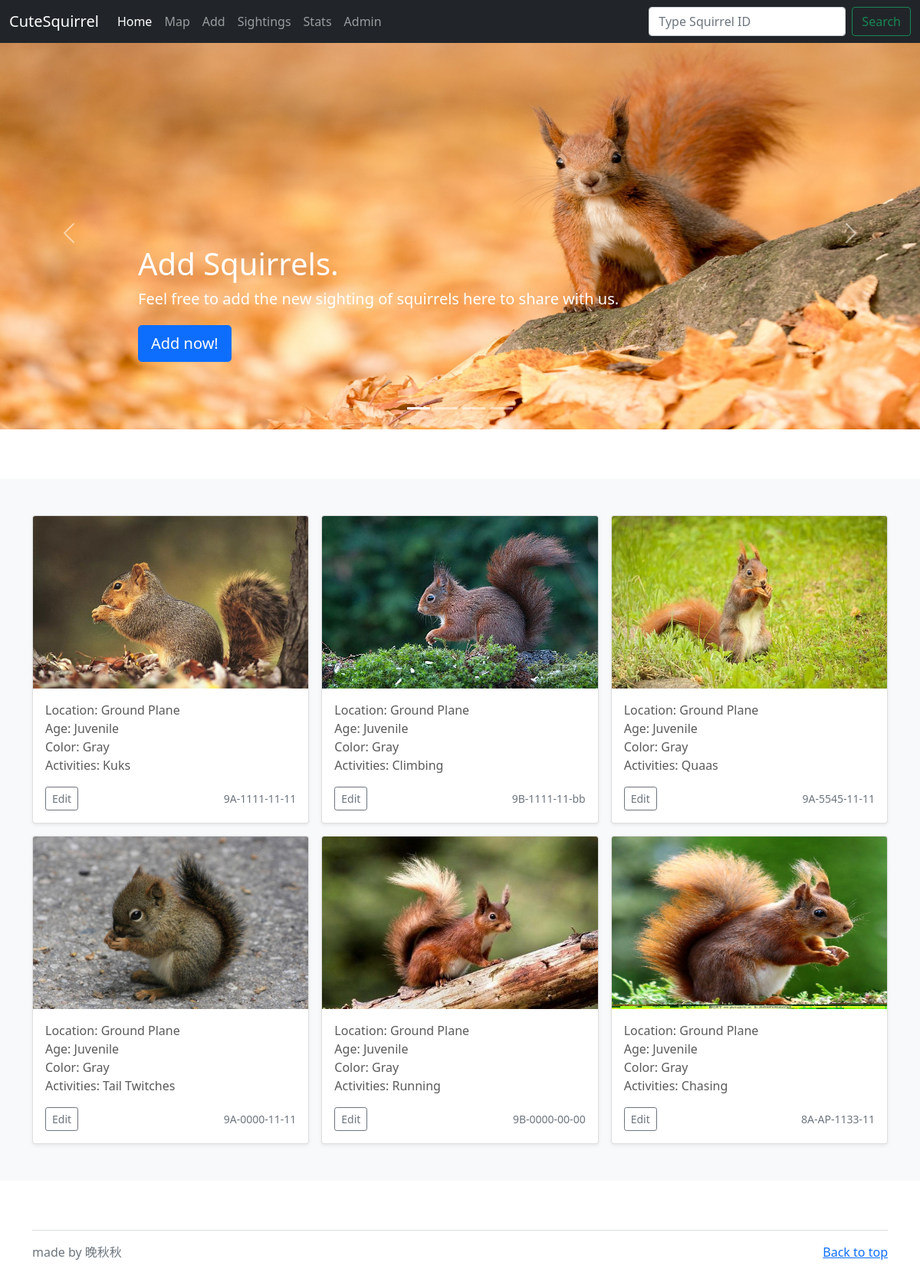
The page / on the database its author committed.
### squirrel/models.py (models this page shows, shortened)
class biaoge(models.Model):
    xx = models.FloatField (help_text = ('Latitude'), null = True)
    yy = models.FloatField (help_text = ('Longtitude'), null = True)
    Unique_Squirrel_ID = models.CharField(max_length = 100, help_text = ('The Unique Squirrel ID'), unique = True, primary_key = True)
    ADULT, JUVENILE = 'Adult', 'Juvenile'
    AGE_CHOICES = ((ADULT,'Adult'), (JUVENILE,'Juvenile'))
    age = models.CharField(max_length = 100, help_text = ('Age'), choices = AGE_CHOICES, null = True)
    PM, AM = 'PM', 'AM'
    SHIFT_CHOICES = ((PM,'PM'), (AM,'AM'))
    shift = models.CharField(max_length = 100, default='', help_text = ('Shift'), choices = SHIFT_CHOICES, null = True)
    date = models.DateField(default='1000-10-10', help_text = ('date'), null = True)
    GRAY, CINNAMON, BLACK = 'Gray', 'Cinnamon', 'Black'
    FUR_COLOR_CHOICES = ((GRAY,'Gray'), (CINNAMON,'Cinnamon'), (BLACK,'Black'))
    primary_fur_color = models.CharField(max_length = 100, help_text = ('Primary Fur Color'), choices = FUR_COLOR_CHOICES, null = True)
    GROUND_PLANE, ABOVE_GROUND = 'Ground Plane', 'Above Ground'
    LOCATION_CHOICES = ((GROUND_PLANE,'Ground Plane'),(ABOVE_GROUND,'Above Ground'))
    location = models.CharField(max_length = 100, help_text = ('Location'), choices = LOCATION_CHOICES, null = True)
    specific_location = models.CharField(max_length = 100, help_text = ('Specific Location'), null = True)
    foraging = models.BooleanField(help_text = ('Foraging'), default = False)
    climbing = models.BooleanField(help_text = ('Climbing'), default = False)
    eating = models.BooleanField(help_text = ('Eating'), default = False)
    running = models.BooleanField(help_text = ('Running'), default = False)
    chasing = models.BooleanField(help_text = ('Chasing'), default = False)
    other_activities = models.CharField(max_length = 100, help_text = ('Other Activities'), default = '', null = True)
    kuks = models.BooleanField(help_text = ('Kuks'), default = False)
    quaas = models.BooleanField(help_text = ('Quaas'), default = False)
    tail_twitches = models.BooleanField(help_text = ('Tail Twitches'), default = False)
    tail_flags = models.BooleanField(help_text = ('Tail Flags'), default = False)
    approaches = models.BooleanField(help_text = ('Approaches'), default = False)
    indifferent = models.BooleanField(help_text = ('Indifferent'), default = False)
    runs_from = models.BooleanField(help_text = ('Runs From'), default = False)
    moans = models.BooleanField(help_text= ('Moans'), default = False)
    profile_image = models.ImageField(help_text= ('Profile Picture'), upload_to = "img/", null = True)
    have_image = models.BooleanField(help_text=('Please check it on if there is an image for this squirrel'), default = False)

### squirrel/views.py (the view)
# urls.py: path('',views.mainmenu),
def mainmenu(request):
    squirrels = biaoge.objects.filter(have_image = True)
    activities = ['Running', 'Chasing', 'Climbing', 'Eating', 'Foraging', 'Kuks', 'Quaas', 'Moans', 'Other activities','Approaches','Tail Twitches','Runs from','Nothing']
    context ={'squirrels':squirrels,
              'activities': activities,
              'img1':'img1.PNG',
              'img2':'img2.PNG',
              'img3':'img3.JPG',
              'img4':'img4.PNG',
    }
    return render(request,'htmls/mainbase.html',context)

### squirrel/templates/htmls/mainbase.html
{% extends "htmls/mainmenu.html" %}
{% load static %}
{% block album %}
{% for squirrel in squirrels %}
<div class="col">
    <div class="card shadow-sm">
      <img class="bd-placeholder-img card-img-top" width="100%" height="225"
      role="img" aria-label="{{ squirrel.Unique_Squirrel_ID }}"
      preserveAspectRatio="xMidYMid slice" focusable="false"
      src="{% get_media_prefix %}{{ squirrel.profile_image }}"></img>
      <div class="card-body">
        <p class="card-text">Location: {{ squirrel.location }}<br>
          Age: {{squirrel.age}}<br>Color: {{ squirrel.primary_fur_color }}<br>Activities: {{ activities|random|cut:"["|cut:"'" }}</p>
        <div class="d-flex justify-content-between align-items-center">
          <div class="btn-group">
            <button type="button" class="btn btn-sm btn-outline-secondary"
            onclick = "window.location.href='/sightings/{{ squirrel.Unique_Squirrel_ID }}'">Edit</button>
          </div>
          <small class="text-muted">{{ squirrel.Unique_Squirrel_ID }}</small>
        </div>
      </div>
    </div>
  </div>
  {% endfor %}
  {% endblock %}

### static/carousel.css (style rules this page uses)
body { padding-top: 3rem; padding-bottom: 3rem; color: #5a5a5a; }

### squirrel/templates/htmls/mainmenu.html (style rules this page uses)
.bd-placeholder-img { font-size: 1.125rem; text-anchor: middle; -webkit-user-select: none; -moz-user-select: none; user-select: none; }

### rows shown on the page
biaoge: profile_image (picture), location "Ground Plane", age "Juvenile", primary_fur_color "Gray", Unique_Squirrel_ID "9A-1111-11-11"
biaoge: profile_image (picture), location "Ground Plane", age "Juvenile", primary_fur_color "Gray", Unique_Squirrel_ID "9B-1111-11-bb"
biaoge: profile_image (picture), location "Ground Plane", age "Juvenile", primary_fur_color "Gray", Unique_Squirrel_ID "9A-5545-11-11"
biaoge: profile_image (picture), location "Ground Plane", age "Juvenile", primary_fur_color "Gray", Unique_Squirrel_ID "9A-0000-11-11"
biaoge: profile_image (picture), location "Ground Plane", age "Juvenile", primary_fur_color "Gray", Unique_Squirrel_ID "9B-0000-00-00"
biaoge: profile_image (picture), location "Ground Plane", age "Juvenile", primary_fur_color "Gray", Unique_Squirrel_ID "8A-AP-1133-11"
